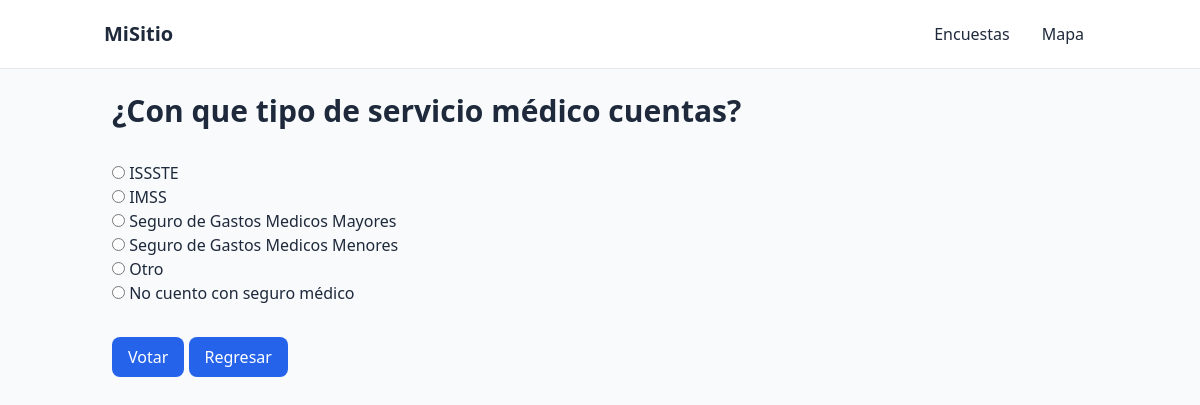
The app's page /polls/2/ with its own data.
### polls/models.py (models this page shows, shortened)
class Pregunta(models.Model):
    pregunta_ds = models.CharField(max_length=200)
    publicacion_fh = models.DateTimeField("fecha publicacion")

class Respuesta(models.Model):
    pregunta = models.ForeignKey(Pregunta, on_delete=models.CASCADE)
    respuesta_ds = models.CharField(max_length= 200)
    votos = models.IntegerField(default=0)

### polls/views.py (the view)
# urls.py: path("<int:pregunta_id>/", views.detalle, name="detalle"),
def detalle(request, pregunta_id):
    pregunta = get_object_or_404(Pregunta, pk=pregunta_id)
    return render(request, "polls/detalle.html",{"pregunta":pregunta})

### polls/templates/polls/detalle.html (shortened to what this page needs)
{% extends "base.html" %}
{% block content %}
<sections>
    <form action="{% url 'polls:votacion' pregunta.id %}"method="post">
        <fieldset class="pb-8">
            <legend> <h1 class="text-3xl font-bold pb-8 ">{{ pregunta.pregunta_ds}}</h1> </legend>
            {% for respuesta in pregunta.respuesta_set.all %}
              <span class="space-y-4">
                <input  type="radio" name="respuesta" id="respuesta{{forloop.counter}}" value="{{respuesta.id}}" />
                <label for="respuesta{{forloop.counter}}">{{respuesta.respuesta_ds}} </label><br/>
              </span>
            {% endfor %}
        </fieldset>
        <input type="submit" value="Votar"
               class="inline-flex items-center rounded-lg bg-blue-600 px-4 py-2 font-medium text-white hover:bg-blue-700"/>
         <a class="inline-flex items-center rounded-lg bg-blue-600 px-4 py-2 font-medium text-white hover:bg-blue-700 "
       href="{%url 'polls:inicio' %}">Regresar</a>
    </form>
</sections>
{% endblock %}

### records on screen
Pregunta: pregunta_ds "¿Con que tipo de servicio médico cuentas?"
Respuesta: respuesta_ds "ISSSTE"
Respuesta: respuesta_ds "IMSS"
Respuesta: respuesta_ds "Seguro de Gastos Medicos Mayores"
Respuesta: respuesta_ds "Seguro de Gastos Medicos Menores"
Respuesta: respuesta_ds "Otro"
Respuesta: respuesta_ds "No cuento con seguro médico"
